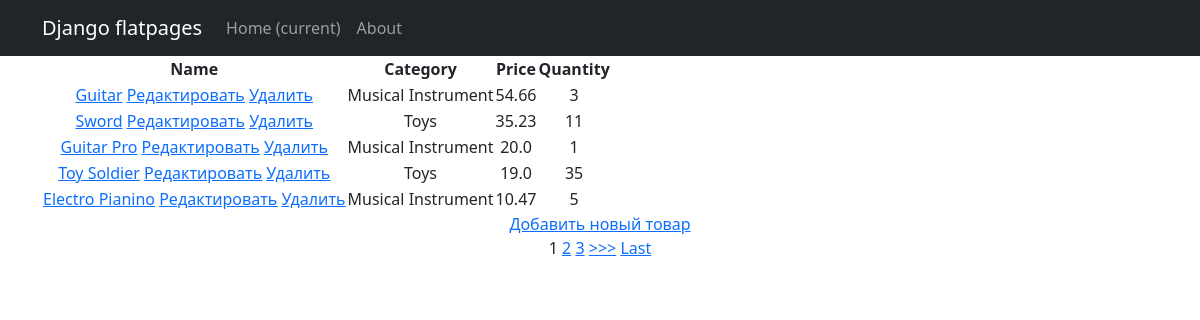
Screenshot of /products/ with the database file from the repository.
### simpleapp/models.py (models this page shows, shortened)
class Product(models.Model):
    name = models.CharField(max_length=200)  # имя товара
    description = models.TextField()
    quantity = models.IntegerField(
        validators=[MinValueValidator(0, 'Quantity should be >= 0')])  # количество товара на складе
    category = models.ForeignKey('Category', on_delete=models.CASCADE)
    price = models.FloatField(default=0.0)

class Category(models.Model):
    name = models.CharField(max_length=200)

### simpleapp/views.py (the view)
# urls.py: path('', Products.as_view()),
class Products(ListView):
    model = Product
    template_name = 'product_list.html'
    context_object_name = 'products'
    ordering = ['-price']
    paginate_by = 1
    def get_context_data(self, **kwargs):
        context = super().get_context_data(**kwargs)
        context['filter'] = ProductFilter(self.request.GET, queryset=self.get_queryset())
        return context

### templates/product_list.html (shortened to what this page needs)
{% extends 'flatpages/default.html' %}
{% block content %}
<table>
    <thead>
        <th>
            Name
        </th>
        <th>
            Category
        </th>
        <th>
            Price
        </th>
        <th>
            Quantity
        </th>
    </thead>
    {% for product in filter.qs %}
    <tr>
        <td>
            <a href="{% url 'product_detail' product.id %}">{{ product.name|title }}</a>
            <a href="{% url 'product_update' product.id %}"><u>Редактировать</u></a>
            <a href="{% url 'product_delete' product.id %}"><u> Удалить </u></a>
        </td>
        <td>
            {{ product.category.name|title }}
        </td>
        <td>
            {{ product.price }}
        </td>
        <td>
            {{ product.quantity }}
        </td>
    </tr>
    {% endfor %}
</table>
<a href="{% url 'product_create' %}">Добавить новый товар</a> <br>
{% if is_paginated %}
    {% for num in page_obj.paginator.page_range %}
        {% if page_obj.number == num %}
            <a>{{ num }}</a>
        {% elif num > page_obj.number|add:'-3' and num < page_obj.number|add:'3' %}
            <a href="?page={{ num }}">{{ num }}</a>
        {% endif %}
    {% endfor %}
    {% if page_obj.has_next %}
        <a href="?page={{ page_obj.next_page_number }}">>>></a>
        <a href="?page={{ page_obj.paginator.num_pages }}">Last</a>
    {% endif %}
{% endif %}
<br>
{% endblock content %}

### templates/flatpages/default.html (shortened to what this page needs)
<!DOCTYPE html>
<html lang="en">
    <head>
        {% load static %}
        <link href="{% static 'css/styles.css' %}" rel="stylesheet" />
    </head>
    <body>
        <nav class="navbar navbar-expand-lg navbar-dark bg-dark static-top">
            <div class="container">
                <a class="navbar-brand" href="#">Django flatpages</a>
                <div class="collapse navbar-collapse" id="navbarResponsive">
                    <ul class="navbar-nav ml-auto">
                        <li class="nav-item active">
                            <a class="nav-link" href="#">Home
                                <span class="sr-only">(current)</span>
                            </a>
                        </li>
                        <li class="nav-item">
                            <a class="nav-link" href="/about/">About</a>
                        </li>
                    </ul>
                </div>
            </div>
        </nav>
        <div class="container">
           <div class="row">
               <div class="col-lg-12 text-center">
                  {% block content %}{% endblock content %}
               </div>
           </div>
        </div>
    </body>
</html>

### rows the page displays
Product: name "Guitar", category.name "Musical Instrument", price "54.66", quantity "3"
Product: name "Sword", category.name "Toys", price "35.23", quantity "11"
Product: name "Guitar Pro", category.name "Musical Instrument", price "20.0", quantity "1"
Product: name "Toy Soldier", category.name "Toys", price "19.0", quantity "35"
Product: name "Electro Pianino", category.name "Musical Instrument", price "10.47", quantity "5"

### other values shown
{{ num }} "1"
{{ num }} "2" "3"
